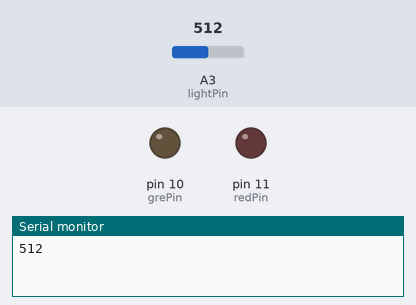
A sketch run on a simulated Arduino Uno, built with avr-gcc and run on an emulated ATmega328P. Shown: output pins drawn as LEDs (lit = HIGH), the last lines printed to the serial monitor. The inputs (shaded band) are chosen by the test bench; at power-on: A3 (lightPin) = 512.

Above: at 0.12 s.
At 1.2 s:
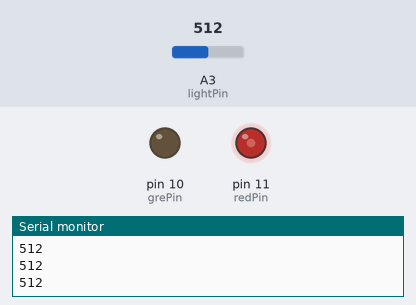
1.3 s: A3 (lightPin) set to 681
2.9 s: A3 (lightPin) set to 713
At 3.6 s:
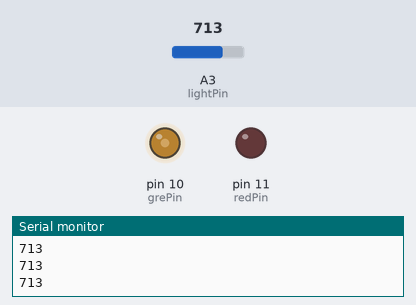
Timing chart, 0 to 5.9 s (numbered marks = the images above; inputs shaded):
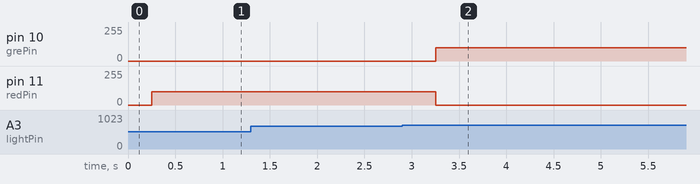

The sketch:

25-Photoresistors.ino
```cpp
/**
 * Lesson 25 - Photoresistor

 Learning to use a photoresistor and read from it.

 Included homework assignment.
 */

int lightPin = A3;
int lightVal;

int dV = 250;

int redPin = 11;
int grePin = 10;


void setup() {
  pinMode(lightPin, INPUT);
  pinMode(redPin, OUTPUT);
  pinMode(grePin, OUTPUT);
  Serial.begin(9600);
}

void loop() {
  lightVal = analogRead(lightPin);
  Serial.println(lightVal);
  delay(dV);

  if(lightVal >= 700){
    analogWrite(grePin, 100);
    analogWrite(redPin,0);
  } else {
    analogWrite(redPin, 100);
    analogWrite(grePin,0);
  }
}
```

Measured:
- the behaviour switches between 699 and 700 on A3 (lightPin) (found by bisection; images 1 and 2)
- after the input at 2.9 s, pin 10 (grePin): 0/255 → 100/255 after 0.35 s; pin 11 (redPin): 100/255 → 0/255 after 0.35 s
